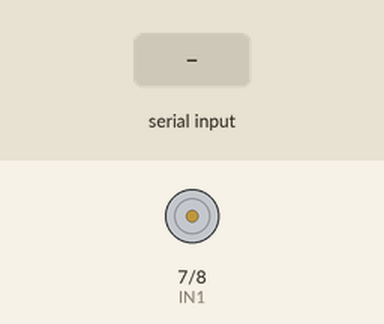
This sketch was run on a simulated Arduino Uno, built with avr-gcc and run on an emulated ATmega328P. Shown: motor-driver pin pairs drawn as motors (green arrow = first pin HIGH = forward, orange = second pin HIGH = backward, longer = more drive, scaled by the enable pin). The test bench sets the inputs (shaded band).

Above: at 1.2 s.
1.3 s: "L" received over Serial
At 1.7 s:
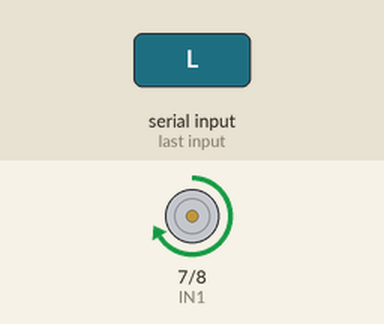
3.8 s: "R" received over Serial
At 4.6 s:
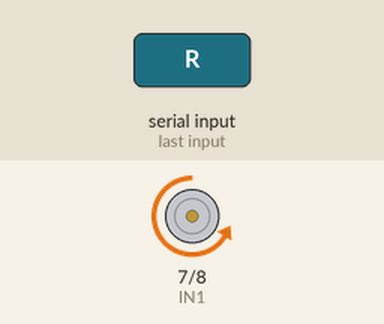
Timing chart, 0 to 6.8 s (numbered marks = the images above; inputs shaded):
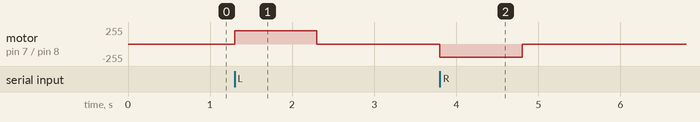

Measured:
- after the input at 1.3 s, motor on pin 7 (IN1) / pin 8 (IN2): stopped → forward 200/255 at once, → stopped 1.0 s later
- after the input at 3.8 s, motor on pin 7 (IN1) / pin 8 (IN2): stopped → backward 200/255 at once, → stopped 1.0 s later

The sketch:

goalkeeper.ino
```cpp
// Goalkeeper motor control.
// Receives one-byte commands from the computer over USB serial:
//   'L' = move left, 'R' = move right, 'S' = stop
// and drives a DC motor through an H-bridge driver (e.g. L298N).

const long BAUD = 9600;

// H-bridge pins; change these to match your wiring
const int IN1 = 7;   // direction pin A
const int IN2 = 8;   // direction pin B
const int ENA = 9;   // speed pin (must be PWM)

const int MOTOR_SPEED = 200;  // 0-255

// Stop the motor if no command arrives for this long (e.g. the computer crashed)
const unsigned long COMMAND_TIMEOUT_MS = 1000;

char currentCommand = 'S';
unsigned long lastCommandTime = 0;

void moveLeft() {
  digitalWrite(IN1, HIGH);
  digitalWrite(IN2, LOW);
  analogWrite(ENA, MOTOR_SPEED);
}

void moveRight() {
  digitalWrite(IN1, LOW);
  digitalWrite(IN2, HIGH);
  analogWrite(ENA, MOTOR_SPEED);
}

void stopMotor() {
  digitalWrite(IN1, LOW);
  digitalWrite(IN2, LOW);
  analogWrite(ENA, 0);
}

void applyCommand(char command) {
  switch (command) {
    case 'L': moveLeft(); break;
    case 'R': moveRight(); break;
    case 'S': stopMotor(); break;
    default: return;  // ignore newlines and unknown bytes
  }
  currentCommand = command;
}

void setup() {
  pinMode(IN1, OUTPUT);
  pinMode(IN2, OUTPUT);
  pinMode(ENA, OUTPUT);
  stopMotor();
  Serial.begin(BAUD);
}

void loop() {
  while (Serial.available() > 0) {
    applyCommand(Serial.read());
    lastCommandTime = millis();
  }

  if (currentCommand != 'S' && millis() - lastCommandTime > COMMAND_TIMEOUT_MS) {
    applyCommand('S');
  }
}
```
